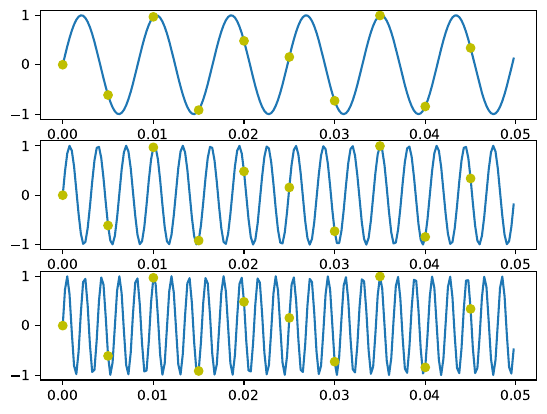

Source code (Python):
import numpy as np
import matplotlib.pyplot as plt

t_sub_Nyquist = np.arange(0,0.05,1/200)
signal_sub_1 = np.sin(2 * np.pi * 121 * t_sub_Nyquist)
signal_sub_2 = np.sin(2 * np.pi * (121 + 200) * t_sub_Nyquist)
signal_sub_3 = np.sin(2 * np.pi * (121 + 2*200) * t_sub_Nyquist)

t = np.arange(0,0.05,1/4000)
signal_1 = np.sin(2 * np.pi * 121 * t)
signal_2 = np.sin(2 * np.pi * (121 + 200) * t)
signal_3 = np.sin(2 * np.pi * (121 + 2*200) * t)

fig, ass = plt.subplots(3)

ass[0].plot(t,signal_1)
ass[0].plot(t_sub_Nyquist, signal_sub_1, 'o', color='y')

ass[1].plot(t,signal_2)
ass[1].plot(t_sub_Nyquist, signal_sub_2, 'o', color='y')

ass[2].plot(t,signal_3)
ass[2].plot(t_sub_Nyquist, signal_sub_3, 'o', color='y')

plt.savefig(f"ex2.pdf", format="pdf", bbox_inches="tight")
plt.show()
